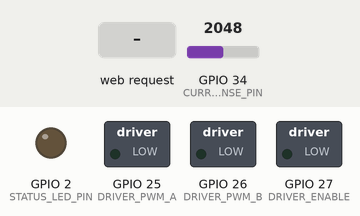
This program was run on a simulated ESP32. On the bench: switched loads named in the program (green lamp = pin HIGH), output pins drawn as LEDs (lit = HIGH). Inputs (shaded band) come from the test bench; at power-on: GPIO 34 (CURRENT_SENSE_PIN) = 2048. WiFi joins after 1.5 s; servers stay silent unless stated; storage starts empty; what the program prints to the serial monitor is not drawn.

Above: at 2.2 s.
2.3 s: HTTP request GET /api/start received
Timing chart, 0 to 5.3 s (numbered marks = the images above; inputs shaded):
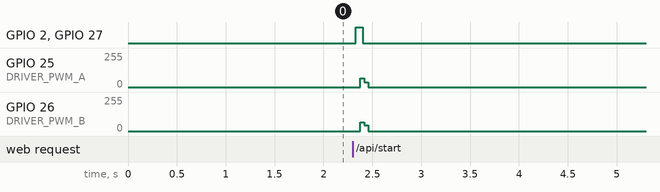

Measured:
- after the input at 2.3 s, GPIO 2 (STATUS_LED_PIN): LOW → HIGH at once, → LOW 0.07 s later; GPIO 25 (DRIVER_PWM_A): 0/255 → 65/255 after 0.08 s, → 36/255 0.04 s later, → 0/255 0.04 s later; GPIO 26 (DRIVER_PWM_B): 0/255 → 65/255 after 0.08 s, → 44/255 0.04 s later, → 0/255 0.04 s later; GPIO 27 (DRIVER_ENABLE): LOW → HIGH at once, → LOW 0.08 s later

The program:

main.cpp
```cpp
/**
 * ============================================================================
 * PERIMETER WIRE SENDER - ESP32
 * ============================================================================
 * Controller til perimeterkabel signalgenerator
 *
 * Hardware:
 * - ESP32 (DevKit eller lignende)
 * - Motor driver (MC33926 eller L298N)
 * - DC/DC converter (justerbar output)
 * - Perimeterkabel (100m+)
 *
 * Signal:
 * - 3.2 kHz carrier frekvens
 * - Pseudo-random kodning (Ardumower kompatibel)
 * - Justerbar strøm via potentiometer (maks 1A)
 *
 * API Endpoints:
 * - GET  /api/status - Hent status
 * - POST /api/start  - Start signal
 * - POST /api/stop   - Stop signal
 * - POST /api/reset  - Reset efter fejl
 * ============================================================================
 */

#include <Arduino.h>
#include "config/Config.h"
#include "hardware/SignalGenerator.h"
#include "web/WebServer.h"

// ============================================================================
// GLOBAL OBJECTS
// ============================================================================

SignalGenerator signalGen;
PerimeterWebServer webServer;

// Timing
unsigned long lastStatusUpdate = 0;
unsigned long lastHealthCheck = 0;

// ============================================================================
// FORWARD DECLARATIONS
// ============================================================================

void printStartupBanner();
void updateStatus();
void checkSignalHealth();

// ============================================================================
// SETUP
// ============================================================================

void setup() {
    // Initialize Serial
    Serial.begin(SERIAL_BAUD_RATE);
    delay(1000);

    printStartupBanner();

    // Initialize Signal Generator
    Serial.println("[Main] Initializing signal generator...");
    if (!signalGen.begin()) {
        Serial.println("[Main] ERROR: Failed to initialize signal generator!");
        while (1) {
            digitalWrite(STATUS_LED_PIN, !digitalRead(STATUS_LED_PIN));
            delay(100);
        }
    }
    Serial.println("[Main] Signal generator ready");

    // Initialize Web Server
    Serial.println("[Main] Initializing web server...");
    if (!webServer.begin(&signalGen)) {
        Serial.println("[Main] ERROR: Failed to initialize web server!");
    }
    Serial.println("[Main] Web server ready");

    // Print access information
    Serial.println();
    Serial.println("============================================");
    Serial.printf("Web Interface: http://%s\n", webServer.getIPAddress().c_str());
    Serial.printf("mDNS: http://%s.local\n", MDNS_HOSTNAME);
    Serial.println("============================================");
    Serial.println();

    Serial.println("[Main] System ready!");
    Serial.println("[Main] Use web interface or API to control signal");
}

// ============================================================================
// MAIN LOOP
// ============================================================================

void loop() {
    // Update signal generator
    signalGen.update();

    // Update web server
    webServer.update();

    // Periodic status update
    unsigned long now = millis();
    if (now - lastStatusUpdate >= STATUS_UPDATE_INTERVAL) {
        updateStatus();
        lastStatusUpdate = now;
    }

    // Signal health check
    if (now - lastHealthCheck >= SIGNAL_HEALTH_INTERVAL) {
        checkSignalHealth();
        lastHealthCheck = now;
    }

    // Small delay to prevent watchdog
    delay(1);
}

// ============================================================================
// HELPER FUNCTIONS
// ============================================================================

void printStartupBanner() {
    Serial.println();
    Serial.println("============================================");
    Serial.println("   PERIMETER WIRE SENDER - ESP32");
    Serial.println("============================================");
    Serial.printf("   Signal: %d Hz carrier\n", SIGNAL_CARRIER_FREQ);
    Serial.printf("   Max current: %d mA\n", CURRENT_MAX_MA);
    Serial.println("============================================");
    Serial.println();
}

void updateStatus() {
    #if DEBUG_MODE
    static unsigned long lastPrint = 0;
    if (millis() - lastPrint >= 5000) {
        Serial.printf("[Status] State: %s | Current: %.0f mA | Runtime: %lu s | Cycles: %lu\n",
                     signalGen.getStateString().c_str(),
                     signalGen.getCurrentMA(),
                     signalGen.getRuntime() / 1000,
                     signalGen.getCycleCount());
        lastPrint = millis();
    }
    #endif
}

void checkSignalHealth() {
    if (!signalGen.isRunning()) return;

    // Tjek for lav strøm (kan indikere kabelbrud)
    float current = signalGen.getCurrentMA();
    if (current < 10 && signalGen.getRuntime() > 5000) {
        Serial.println("[Health] WARNING: Very low current - check cable connection!");
    }

    // Tjek for ustabil strøm
    static float lastCurrent = 0;
    float diff = abs(current - lastCurrent);
    if (diff > 200 && lastCurrent > 0) {
        Serial.printf("[Health] WARNING: Current fluctuation: %.0f mA\n", diff);
    }
    lastCurrent = current;
}
```

SignalGenerator.cpp
```cpp
#include "SignalGenerator.h"

// ============================================================================
// CONSTRUCTOR
// ============================================================================

SignalGenerator::SignalGenerator()
    : _running(false)
    , _initialized(false)
    , _state(SENDER_OFF)
    , _lastBitTime(0)
    , _currentBitIndex(0)
    , _currentPolarity(true)
    , _currentMA(0)
    , _currentSampleIndex(0)
    , _lastCurrentCheck(0)
    , _startTime(0)
    , _cycleCount(0)
{
    memset(_currentSamples, 0, sizeof(_currentSamples));
}

// ============================================================================
// PUBLIC METHODS
// ============================================================================

bool SignalGenerator::begin() {
    if (_initialized) return true;

    Serial.println("[SignalGen] Initializing signal generator...");

    // Konfigurer PWM pins
    pinMode(DRIVER_PWM_A, OUTPUT);
    pinMode(DRIVER_PWM_B, OUTPUT);
    pinMode(DRIVER_ENABLE, OUTPUT);

    // Konfigurer strømmåling
    pinMode(CURRENT_SENSE_PIN, INPUT);

    // Konfigurer status LED
    pinMode(STATUS_LED_PIN, OUTPUT);
    digitalWrite(STATUS_LED_PIN, LOW);

    // Setup LEDC PWM kanaler
    ledcSetup(PWM_CHANNEL_A, PWM_FREQUENCY, PWM_RESOLUTION);
    ledcSetup(PWM_CHANNEL_B, PWM_FREQUENCY, PWM_RESOLUTION);

    // Attach PWM til pins
    ledcAttachPin(DRIVER_PWM_A, PWM_CHANNEL_A);
    ledcAttachPin(DRIVER_PWM_B, PWM_CHANNEL_B);

    // Start med output off
    outputOff();

    // Disable driver
    digitalWrite(DRIVER_ENABLE, LOW);

    _initialized = true;
    _state = SENDER_OFF;

    Serial.println("[SignalGen] Initialization complete");
    return true;
}

void SignalGenerator::start() {
    if (!_initialized) {
        Serial.println("[SignalGen] ERROR: Not initialized!");
        return;
    }

    if (_running) {
        Serial.println("[SignalGen] Already running");
        return;
    }

    Serial.println("[SignalGen] Starting signal output...");

    _state = SENDER_STARTING;
    _currentBitIndex = 0;
    _currentPolarity = true;
    _cycleCount = 0;

    // Enable driver
    digitalWrite(DRIVER_ENABLE, HIGH);
    delay(10);  // Vent på driver stabilisering

    // Start signal
    _running = true;
    _startTime = millis();
    _lastBitTime = micros();
    _state = SENDER_RUNNING;

    // Tænd status LED
    digitalWrite(STATUS_LED_PIN, HIGH);

    Serial.println("[SignalGen] Signal output started");
}

void SignalGenerator::stop() {
    if (!_running) return;

    Serial.println("[SignalGen] Stopping signal output...");

    _running = false;
    _state = SENDER_OFF;

    // Stop output
    outputOff();

    // Disable driver
    digitalWrite(DRIVER_ENABLE, LOW);

    // Sluk status LED
    digitalWrite(STATUS_LED_PIN, LOW);

    Serial.println("[SignalGen] Signal output stopped");
}

void SignalGenerator::update() {
    if (!_initialized) return;

    // Opdater strømmåling
    unsigned long now = millis();
    if (now - _lastCurrentCheck >= CURRENT_CHECK_INTERVAL) {
        updateCurrentReading();
        _lastCurrentCheck = now;

        // Tjek for overstrøm
        if (_running) {
            checkOvercurrent();
        }
    }

    // Generer signal hvis kørende
    if (_running && _state == SENDER_RUNNING) {
        generateNextBit();
    }
}

String SignalGenerator::getStateString() const {
    switch (_state) {
        case SENDER_OFF:         return "OFF";
        case SENDER_STARTING:    return "STARTING";
        case SENDER_RUNNING:     return "RUNNING";
        case SENDER_ERROR:       return "ERROR";
        case SENDER_OVERCURRENT: return "OVERCURRENT";
        default:                 return "UNKNOWN";
    }
}

void SignalGenerator::reset() {
    Serial.println("[SignalGen] Resetting...");

    stop();
    _state = SENDER_OFF;
    _currentMA = 0;
    _cycleCount = 0;

    // Nulstil strømsamples
    memset(_currentSamples, 0, sizeof(_currentSamples));
    _currentSampleIndex = 0;
}

unsigned long SignalGenerator::getRuntime() const {
    if (!_running || _startTime == 0) return 0;
    return millis() - _startTime;
}

// ============================================================================
// PRIVATE METHODS
// ============================================================================

void SignalGenerator::generateNextBit() {
    unsigned long nowMicros = micros();

    // Beregn tid siden sidste bit
    unsigned long elapsed = nowMicros - _lastBitTime;

    // Hent nuværende bit fra koden
    uint8_t currentBit = SIGNAL_CODE[_currentBitIndex];

    // Beregn bit varighed baseret på frekvens
    unsigned long bitDuration;
    if (currentBit == 1) {
        bitDuration = 1000000 / SIGNAL_HIGH_FREQ;  // ~208 us
    } else {
        bitDuration = 1000000 / SIGNAL_LOW_FREQ;   // ~416 us
    }

    // Skift polaritet når bit varighed er nået
    if (elapsed >= bitDuration) {
        _lastBitTime = nowMicros;

        if (_currentPolarity) {
            // Positiv halvperiode: A høj, B lav
            ledcWrite(PWM_CHANNEL_A, SIGNAL_DUTY_CYCLE);
            ledcWrite(PWM_CHANNEL_B, 0);
        } else {
            // Negativ halvperiode: A lav, B høj
            ledcWrite(PWM_CHANNEL_A, 0);
            ledcWrite(PWM_CHANNEL_B, SIGNAL_DUTY_CYCLE);

            // Gå til næste bit efter fuld periode
            _currentBitIndex++;
            if (_currentBitIndex >= SIGNAL_CODE_LENGTH) {
                _currentBitIndex = 0;
                _cycleCount++;
            }
        }

        _currentPolarity = !_currentPolarity;
    }
}

void SignalGenerator::outputHighFrequency() {
    // Output ved høj frekvens (4808 Hz)
    ledcWrite(PWM_CHANNEL_A, SIGNAL_DUTY_CYCLE);
    ledcWrite(PWM_CHANNEL_B, 0);
}

void SignalGenerator::outputLowFrequency() {
    // Output ved lav frekvens (2404 Hz)
    ledcWrite(PWM_CHANNEL_A, 0);
    ledcWrite(PWM_CHANNEL_B, SIGNAL_DUTY_CYCLE);
}

void SignalGenerator::outputOff() {
    ledcWrite(PWM_CHANNEL_A, 0);
    ledcWrite(PWM_CHANNEL_B, 0);
}

void SignalGenerator::updateCurrentReading() {
    // Læs ADC værdi
    int adcValue = analogRead(CURRENT_SENSE_PIN);

    // Konverter til spænding (mV)
    float voltage_mV = (adcValue / 4095.0) * 3300.0;

    // Konverter til strøm (mA) - baseret på ACS712-5A sensor
    // Output er 2.5V ved 0A, 185mV per A
    float current_mA = (voltage_mV - CURRENT_SENSE_OFFSET) / (CURRENT_SENSE_MV_PER_A / 1000.0);

    // Gem i samples array
    _currentSamples[_currentSampleIndex] = abs(current_mA);
    _currentSampleIndex = (_currentSampleIndex + 1) % CURRENT_SAMPLES;

    // Beregn gennemsnit
    float sum = 0;
    for (int i = 0; i < CURRENT_SAMPLES; i++) {
        sum += _currentSamples[i];
    }
    _currentMA = sum / CURRENT_SAMPLES;

    #if DEBUG_CURRENT
    static unsigned long lastDebug = 0;
    if (millis() - lastDebug >= 5000) {
        Serial.printf("[SignalGen] Current: %.1f mA (ADC: %d, V: %.1f mV)\n",
                     _currentMA, adcValue, voltage_mV);
        lastDebug = millis();
    }
    #endif
}

void SignalGenerator::checkOvercurrent() {
    if (_currentMA > CURRENT_MAX_MA) {
        Serial.printf("[SignalGen] OVERCURRENT! %.1f mA > %d mA\n",
                     _currentMA, CURRENT_MAX_MA);

        #if OVERCURRENT_SHUTDOWN
        stop();
        _state = SENDER_OVERCURRENT;
        Serial.println("[SignalGen] Emergency shutdown due to overcurrent!");
        #endif
    } else if (_currentMA > CURRENT_WARNING_MA) {
        Serial.printf("[SignalGen] Current warning: %.1f mA\n", _currentMA);
    }
}
```

SignalGenerator.h
```cpp
#ifndef SIGNAL_GENERATOR_H
#define SIGNAL_GENERATOR_H

#include <Arduino.h>
#include "../config/Config.h"

/**
 * SignalGenerator - Genererer perimeter wire signal
 *
 * Genererer et pseudo-random signal ved 3.2 kHz carrier frekvens
 * kompatibelt med Ardumower standard.
 *
 * Signalet skifter mellem høj (4808 Hz) og lav (2404 Hz) pulsbredde
 * baseret på en kodet sekvens.
 */
class SignalGenerator {
public:
    SignalGenerator();

    /**
     * Initialiserer signal generatoren
     * @return true hvis initialisering lykkedes
     */
    bool begin();

    /**
     * Starter signal udsendelse
     */
    void start();

    /**
     * Stopper signal udsendelse
     */
    void stop();

    /**
     * Opdaterer signal generatoren (skal kaldes i loop)
     */
    void update();

    /**
     * Tjekker om signalet kører
     * @return true hvis signal udsendes
     */
    bool isRunning() const { return _running; }

    /**
     * Henter nuværende tilstand
     * @return SenderState enum værdi
     */
    SenderState getState() const { return _state; }

    /**
     * Henter tilstand som tekst
     * @return Tilstandsnavn som String
     */
    String getStateString() const;

    /**
     * Henter strømmåling i mA
     * @return Strøm i milliampere
     */
    float getCurrentMA() const { return _currentMA; }

    /**
     * Tjekker for overstrøm
     * @return true hvis strømmen er over grænsen
     */
    bool isOvercurrent() const { return _currentMA > CURRENT_MAX_MA; }

    /**
     * Nulstiller efter fejl
     */
    void reset();

    /**
     * Henter signal statistik
     */
    unsigned long getRuntime() const;
    unsigned long getCycleCount() const { return _cycleCount; }

private:
    bool _running;
    bool _initialized;
    SenderState _state;

    // Signal timing
    unsigned long _lastBitTime;
    uint8_t _currentBitIndex;
    bool _currentPolarity;

    // Strømmåling
    float _currentMA;
    float _currentSamples[CURRENT_SAMPLES];
    uint8_t _currentSampleIndex;
    unsigned long _lastCurrentCheck;

    // Statistik
    unsigned long _startTime;
    unsigned long _cycleCount;

    // Private metoder
    void outputHighFrequency();
    void outputLowFrequency();
    void outputOff();
    void updateCurrentReading();
    void checkOvercurrent();
    void generateNextBit();
};

#endif // SIGNAL_GENERATOR_H
```

WebServer.h
```cpp
#ifndef WEBSERVER_H
#define WEBSERVER_H

#include <Arduino.h>
#include <WiFi.h>
#include <ESPAsyncWebServer.h>
#include <ESPmDNS.h>
#include <LittleFS.h>
#include <ArduinoJson.h>
#include "../config/Config.h"
#include "../hardware/SignalGenerator.h"

/**
 * PerimeterWebServer - Web interface til perimeter wire sender
 *
 * Håndterer HTTP requests og serverer web UI til kontrol
 * og overvågning af perimeter wire senderen.
 */
class PerimeterWebServer {
public:
    PerimeterWebServer();

    /**
     * Initialiserer web serveren
     * @param signalGen Reference til signal generator
     * @return true hvis initialisering lykkedes
     */
    bool begin(SignalGenerator* signalGen);

    /**
     * Opdaterer web serveren (ikke nødvendigt for AsyncWebServer)
     */
    void update();

    /**
     * Tjekker om serveren kører
     */
    bool isRunning() const { return _running; }

    /**
     * Henter IP adresse
     */
    String getIPAddress() const;

    /**
     * Tjekker om vi er i AP mode
     */
    bool isAPMode() const { return _apMode; }

private:
    AsyncWebServer _server;
    SignalGenerator* _signalGen;
    bool _running;
    bool _apMode;

    // Route handlers
    void setupRoutes();
    void handleRoot(AsyncWebServerRequest* request);
    void handleStatus(AsyncWebServerRequest* request);
    void handleStart(AsyncWebServerRequest* request);
    void handleStop(AsyncWebServerRequest* request);
    void handleReset(AsyncWebServerRequest* request);
    void handleNotFound(AsyncWebServerRequest* request);

    // WiFi setup
    bool connectWiFi();
    void startAP();

    // Hjælpefunktioner
    String createStatusJSON();
    void addCORSHeaders(AsyncWebServerResponse* response);
};

#endif // WEBSERVER_H
```

Credentials.h
```cpp
#ifndef CREDENTIALS_H
#define CREDENTIALS_H

// ============================================================================
// WIFI CREDENTIALS
// ============================================================================
// Udfyld disse med dine WiFi oplysninger
// Hvis de ikke er udfyldt, starter systemet i AP mode
// ============================================================================

// Udkommenter og udfyld for at forbinde til dit WiFi
// #define WIFI_SSID "DitWiFiNavn"
// #define WIFI_PASSWORD "DitWiFiPassword"

// OTA Password (til firmware opdatering over netværk)
#define OTA_PASSWORD "perimeter2024"

#endif // CREDENTIALS_H
```

Source omitted: WebServer.cpp (13444 bytes), Config.h (5475 bytes)
